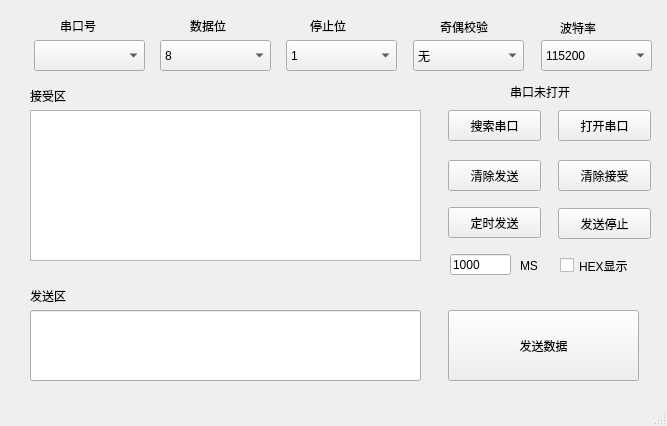
<?xml version="1.0" encoding="UTF-8"?>
<ui version="4.0">
 <class>serial</class>
 <widget class="QMainWindow" name="serial">
  <property name="enabled">
   <bool>true</bool>
  </property>
  <property name="geometry">
   <rect>
    <x>0</x>
    <y>0</y>
    <width>667</width>
    <height>426</height>
   </rect>
  </property>
  <property name="windowTitle">
   <string>串口熟手V1.1 by Stylle</string>
  </property>
  <property name="windowIcon">
   <iconset resource="icons.qrc">
    <normaloff>:/system.png</normaloff>:/system.png</iconset>
  </property>
  <widget class="QWidget" name="centralWidget">
   <widget class="QPushButton" name="btn_push">
    <property name="geometry">
     <rect>
      <x>448</x>
      <y>310</y>
      <width>191</width>
      <height>71</height>
     </rect>
    </property>
    <property name="text">
     <string>发送数据</string>
    </property>
   </widget>
   <widget class="QPushButton" name="btn_open">
    <property name="geometry">
     <rect>
      <x>558</x>
      <y>110</y>
      <width>93</width>
      <height>31</height>
     </rect>
    </property>
    <property name="text">
     <string>打开串口</string>
    </property>
   </widget>
   <widget class="QPushButton" name="btn_search">
    <property name="geometry">
     <rect>
      <x>448</x>
      <y>110</y>
      <width>93</width>
      <height>31</height>
     </rect>
    </property>
    <property name="text">
     <string>搜索串口</string>
    </property>
   </widget>
   <widget class="QPushButton" name="btn_tim_off">
    <property name="geometry">
     <rect>
      <x>558</x>
      <y>208</y>
      <width>93</width>
      <height>31</height>
     </rect>
    </property>
    <property name="text">
     <string>发送停止</string>
    </property>
   </widget>
   <widget class="QPushButton" name="btn_del_accept">
    <property name="geometry">
     <rect>
      <x>558</x>
      <y>160</y>
      <width>93</width>
      <height>31</height>
     </rect>
    </property>
    <property name="contextMenuPolicy">
     <enum>Qt::DefaultContextMenu</enum>
    </property>
    <property name="text">
     <string>清除接受</string>
    </property>
   </widget>
   <widget class="QPushButton" name="btn_tim_push">
    <property name="geometry">
     <rect>
      <x>448</x>
      <y>207</y>
      <width>93</width>
      <height>31</height>
     </rect>
    </property>
    <property name="text">
     <string>定时发送</string>
    </property>
   </widget>
   <widget class="QPushButton" name="btn_del_push">
    <property name="geometry">
     <rect>
      <x>448</x>
      <y>160</y>
      <width>93</width>
      <height>31</height>
     </rect>
    </property>
    <property name="text">
     <string>清除发送</string>
    </property>
   </widget>
   <widget class="QLabel" name="up_label">
    <property name="geometry">
     <rect>
      <x>30</x>
      <y>280</y>
      <width>51</width>
      <height>31</height>
     </rect>
    </property>
    <property name="text">
     <string>发送区</string>
    </property>
   </widget>
   <widget class="QLabel" name="lab_accept">
    <property name="geometry">
     <rect>
      <x>30</x>
      <y>80</y>
      <width>61</width>
      <height>31</height>
     </rect>
    </property>
    <property name="text">
     <string>接受区</string>
    </property>
    <property name="textFormat">
     <enum>Qt::PlainText</enum>
    </property>
   </widget>
   <widget class="QComboBox" name="cmb_com">
    <property name="geometry">
     <rect>
      <x>34</x>
      <y>40</y>
      <width>111</width>
      <height>31</height>
     </rect>
    </property>
   </widget>
   <widget class="QComboBox" name="cmb_date">
    <property name="geometry">
     <rect>
      <x>160</x>
      <y>40</y>
      <width>111</width>
      <height>31</height>
     </rect>
    </property>
    <item>
     <property name="text">
      <string>8</string>
     </property>
    </item>
    <item>
     <property name="text">
      <string>7</string>
     </property>
    </item>
    <item>
     <property name="text">
      <string>6</string>
     </property>
    </item>
    <item>
     <property name="text">
      <string>5</string>
     </property>
    </item>
   </widget>
   <widget class="QComboBox" name="cmb_stop">
    <property name="geometry">
     <rect>
      <x>286</x>
      <y>40</y>
      <width>111</width>
      <height>31</height>
     </rect>
    </property>
    <item>
     <property name="text">
      <string>1</string>
     </property>
    </item>
    <item>
     <property name="text">
      <string>1.5</string>
     </property>
    </item>
    <item>
     <property name="text">
      <string>2</string>
     </property>
    </item>
   </widget>
   <widget class="QComboBox" name="cmb_parity">
    <property name="geometry">
     <rect>
      <x>413</x>
      <y>40</y>
      <width>111</width>
      <height>31</height>
     </rect>
    </property>
    <item>
     <property name="text">
      <string>无</string>
     </property>
    </item>
    <item>
     <property name="text">
      <string>奇校验</string>
     </property>
    </item>
    <item>
     <property name="text">
      <string>偶校验</string>
     </property>
    </item>
   </widget>
   <widget class="QComboBox" name="cmb_bound">
    <property name="geometry">
     <rect>
      <x>541</x>
      <y>40</y>
      <width>111</width>
      <height>31</height>
     </rect>
    </property>
    <item>
     <property name="text">
      <string>115200</string>
     </property>
    </item>
    <item>
     <property name="text">
      <string>57600</string>
     </property>
    </item>
    <item>
     <property name="text">
      <string>38400</string>
     </property>
    </item>
    <item>
     <property name="text">
      <string>9600</string>
     </property>
    </item>
    <item>
     <property name="text">
      <string>2400</string>
     </property>
    </item>
    <item>
     <property name="text">
      <string>1200</string>
     </property>
    </item>
   </widget>
   <widget class="QLabel" name="lab_com">
    <property name="geometry">
     <rect>
      <x>60</x>
      <y>10</y>
      <width>51</width>
      <height>31</height>
     </rect>
    </property>
    <property name="text">
     <string>串口号</string>
    </property>
   </widget>
   <widget class="QLabel" name="date_label">
    <property name="geometry">
     <rect>
      <x>190</x>
      <y>10</y>
      <width>51</width>
      <height>31</height>
     </rect>
    </property>
    <property name="text">
     <string>数据位</string>
    </property>
   </widget>
   <widget class="QLabel" name="stop_label">
    <property name="geometry">
     <rect>
      <x>310</x>
      <y>10</y>
      <width>51</width>
      <height>31</height>
     </rect>
    </property>
    <property name="text">
     <string>停止位</string>
    </property>
   </widget>
   <widget class="QLabel" name="paritylabel">
    <property name="geometry">
     <rect>
      <x>440</x>
      <y>11</y>
      <width>61</width>
      <height>31</height>
     </rect>
    </property>
    <property name="text">
     <string>奇偶校验</string>
    </property>
   </widget>
   <widget class="QLabel" name="bound_label">
    <property name="geometry">
     <rect>
      <x>560</x>
      <y>12</y>
      <width>51</width>
      <height>31</height>
     </rect>
    </property>
    <property name="text">
     <string>波特率</string>
    </property>
   </widget>
   <widget class="QCheckBox" name="cbox_hex">
    <property name="geometry">
     <rect>
      <x>560</x>
      <y>250</y>
      <width>121</width>
      <height>31</height>
     </rect>
    </property>
    <property name="text">
     <string>HEX显示</string>
    </property>
   </widget>
   <widget class="QLineEdit" name="lint_ms">
    <property name="geometry">
     <rect>
      <x>450</x>
      <y>254</y>
      <width>61</width>
      <height>21</height>
     </rect>
    </property>
    <property name="text">
     <string>1000</string>
    </property>
   </widget>
   <widget class="QLabel" name="lab_ms">
    <property name="geometry">
     <rect>
      <x>520</x>
      <y>250</y>
      <width>21</width>
      <height>31</height>
     </rect>
    </property>
    <property name="text">
     <string>MS</string>
    </property>
   </widget>
   <widget class="QPlainTextEdit" name="lint_accept">
    <property name="geometry">
     <rect>
      <x>30</x>
      <y>110</y>
      <width>391</width>
      <height>151</height>
     </rect>
    </property>
   </widget>
   <widget class="QLineEdit" name="lint_send">
    <property name="geometry">
     <rect>
      <x>30</x>
      <y>310</y>
      <width>391</width>
      <height>71</height>
     </rect>
    </property>
   </widget>
   <widget class="QLabel" name="lab_state">
    <property name="geometry">
     <rect>
      <x>510</x>
      <y>76</y>
      <width>91</width>
      <height>31</height>
     </rect>
    </property>
    <property name="text">
     <string>串口未打开</string>
    </property>
   </widget>
  </widget>
  <widget class="QMenuBar" name="menuBar">
   <property name="geometry">
    <rect>
     <x>0</x>
     <y>0</y>
     <width>667</width>
     <height>25</height>
    </rect>
   </property>
  </widget>
  <widget class="QStatusBar" name="statusBar"/>
 </widget>
 <layoutdefault spacing="6" margin="11"/>
 <resources>
  <include location="icons.qrc"/>
 </resources>
 <connections/>
</ui>
